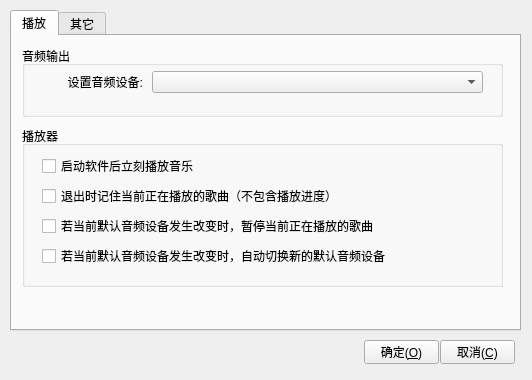
<?xml version="1.0" encoding="UTF-8"?>
<ui version="4.0">
 <class>Options</class>
 <widget class="QDialog" name="Options">
  <property name="geometry">
   <rect>
    <x>0</x>
    <y>0</y>
    <width>532</width>
    <height>380</height>
   </rect>
  </property>
  <property name="windowTitle">
   <string>首选项</string>
  </property>
  <property name="windowIcon">
   <iconset resource="resource.qrc">
    <normaloff>:/assets/配置_config.svg</normaloff>:/assets/配置_config.svg</iconset>
  </property>
  <widget class="QTabWidget" name="tabWidget">
   <property name="geometry">
    <rect>
     <x>10</x>
     <y>10</y>
     <width>511</width>
     <height>321</height>
    </rect>
   </property>
   <property name="currentIndex">
    <number>0</number>
   </property>
   <widget class="QWidget" name="tab">
    <attribute name="icon">
     <iconset resource="resource.qrc">
      <normaloff>:/assets/playSong.svg</normaloff>:/assets/playSong.svg</iconset>
    </attribute>
    <attribute name="title">
     <string>播放</string>
    </attribute>
    <widget class="QGroupBox" name="groupBox">
     <property name="geometry">
      <rect>
       <x>10</x>
       <y>10</y>
       <width>481</width>
       <height>71</height>
      </rect>
     </property>
     <property name="title">
      <string>音频输出</string>
     </property>
     <widget class="QComboBox" name="comboBox_DefaultAudioDevice">
      <property name="geometry">
       <rect>
        <x>130</x>
        <y>25</y>
        <width>331</width>
        <height>22</height>
       </rect>
      </property>
     </widget>
     <widget class="QLabel" name="label">
      <property name="geometry">
       <rect>
        <x>10</x>
        <y>28</y>
        <width>111</width>
        <height>16</height>
       </rect>
      </property>
      <property name="text">
       <string>设置音频设备:</string>
      </property>
      <property name="alignment">
       <set>Qt::AlignmentFlag::AlignRight|Qt::AlignmentFlag::AlignTrailing|Qt::AlignmentFlag::AlignVCenter</set>
      </property>
     </widget>
    </widget>
    <widget class="QGroupBox" name="groupBox_2">
     <property name="geometry">
      <rect>
       <x>10</x>
       <y>90</y>
       <width>481</width>
       <height>161</height>
      </rect>
     </property>
     <property name="title">
      <string>播放器</string>
     </property>
     <widget class="QCheckBox" name="checkBox_PlayMusic">
      <property name="geometry">
       <rect>
        <x>20</x>
        <y>30</y>
        <width>421</width>
        <height>20</height>
       </rect>
      </property>
      <property name="text">
       <string>启动软件后立刻播放音乐</string>
      </property>
     </widget>
     <widget class="QCheckBox" name="checkBox_savePlayingID">
      <property name="geometry">
       <rect>
        <x>20</x>
        <y>60</y>
        <width>421</width>
        <height>20</height>
       </rect>
      </property>
      <property name="text">
       <string>退出时记住当前正在播放的歌曲（不包含播放进度）</string>
      </property>
     </widget>
     <widget class="QCheckBox" name="checkBox_pausedSong">
      <property name="geometry">
       <rect>
        <x>20</x>
        <y>90</y>
        <width>421</width>
        <height>20</height>
       </rect>
      </property>
      <property name="text">
       <string>若当前默认音频设备发生改变时，暂停当前正在播放的歌曲</string>
      </property>
     </widget>
     <widget class="QCheckBox" name="checkBox_autoChangeAudioDevice">
      <property name="geometry">
       <rect>
        <x>20</x>
        <y>120</y>
        <width>421</width>
        <height>20</height>
       </rect>
      </property>
      <property name="text">
       <string>若当前默认音频设备发生改变时，自动切换新的默认音频设备</string>
      </property>
     </widget>
    </widget>
   </widget>
   <widget class="QWidget" name="widget">
    <attribute name="icon">
     <iconset resource="resource.qrc">
      <normaloff>:/assets/配置_config.svg</normaloff>:/assets/配置_config.svg</iconset>
    </attribute>
    <attribute name="title">
     <string>其它</string>
    </attribute>
    <widget class="QGroupBox" name="groupBox_3">
     <property name="geometry">
      <rect>
       <x>10</x>
       <y>10</y>
       <width>481</width>
       <height>81</height>
      </rect>
     </property>
     <property name="title">
      <string>界面</string>
     </property>
     <widget class="QLabel" name="label_2">
      <property name="geometry">
       <rect>
        <x>10</x>
        <y>30</y>
        <width>91</width>
        <height>16</height>
       </rect>
      </property>
      <property name="text">
       <string>主题配置：</string>
      </property>
      <property name="alignment">
       <set>Qt::AlignmentFlag::AlignRight|Qt::AlignmentFlag::AlignTrailing|Qt::AlignmentFlag::AlignVCenter</set>
      </property>
     </widget>
     <widget class="QComboBox" name="comboBox_themeConfig">
      <property name="geometry">
       <rect>
        <x>100</x>
        <y>28</y>
        <width>271</width>
        <height>22</height>
       </rect>
      </property>
     </widget>
     <widget class="QPushButton" name="pushButton_browser">
      <property name="geometry">
       <rect>
        <x>380</x>
        <y>27</y>
        <width>75</width>
        <height>24</height>
       </rect>
      </property>
      <property name="text">
       <string>浏览(&amp;B)</string>
      </property>
     </widget>
    </widget>
    <widget class="QGroupBox" name="groupBox_4">
     <property name="geometry">
      <rect>
       <x>10</x>
       <y>100</y>
       <width>481</width>
       <height>131</height>
      </rect>
     </property>
     <property name="title">
      <string>通知</string>
     </property>
     <widget class="QCheckBox" name="checkBox_notify1">
      <property name="geometry">
       <rect>
        <x>20</x>
        <y>30</y>
        <width>431</width>
        <height>20</height>
       </rect>
      </property>
      <property name="text">
       <string>关闭主界面时总是显示通知</string>
      </property>
     </widget>
     <widget class="QCheckBox" name="checkBox_notify2">
      <property name="geometry">
       <rect>
        <x>20</x>
        <y>60</y>
        <width>431</width>
        <height>20</height>
       </rect>
      </property>
      <property name="text">
       <string>启动软件后，若当前主界面处于最小化，则显示通知</string>
      </property>
     </widget>
     <widget class="QCheckBox" name="checkBox_notify3">
      <property name="geometry">
       <rect>
        <x>20</x>
        <y>90</y>
        <width>431</width>
        <height>20</height>
       </rect>
      </property>
      <property name="text">
       <string>隐藏主界面时，若切换歌曲，则显示通知</string>
      </property>
     </widget>
    </widget>
   </widget>
  </widget>
  <widget class="QPushButton" name="pushButton_ApplySettings">
   <property name="geometry">
    <rect>
     <x>364</x>
     <y>340</y>
     <width>75</width>
     <height>24</height>
    </rect>
   </property>
   <property name="text">
    <string>确定(&amp;O)</string>
   </property>
  </widget>
  <widget class="QPushButton" name="pushButton_Cancel">
   <property name="geometry">
    <rect>
     <x>440</x>
     <y>340</y>
     <width>75</width>
     <height>24</height>
    </rect>
   </property>
   <property name="text">
    <string>取消(&amp;C)</string>
   </property>
  </widget>
 </widget>
 <resources>
  <include location="resource.qrc"/>
 </resources>
 <connections>
  <connection>
   <sender>pushButton_Cancel</sender>
   <signal>clicked()</signal>
   <receiver>Options</receiver>
   <slot>close()</slot>
   <hints>
    <hint type="sourcelabel">
     <x>477</x>
     <y>351</y>
    </hint>
    <hint type="destinationlabel">
     <x>265</x>
     <y>189</y>
    </hint>
   </hints>
  </connection>
 </connections>
</ui>
